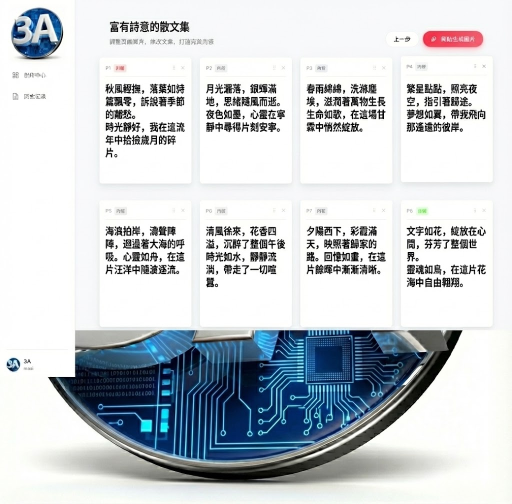
#> input picture frontend/dist/showcase1.png, 1024 x 1008 px (shown at 1/2 size)
$ python -i image_compressor.py   (imports and definitions only)
#> lines starting #> are read from the running program, lines starting #| are printed output that depends on the picture
"""圖片壓縮工具"""
import io
from PIL import Image
from typing import Optional


def compress_image(
    image_data: bytes,
    max_size_kb: int = 200,  # 預設200KB
    quality_start: int = 85,
    quality_min: int = 20,
    max_dimension: int = 2048
) -> bytes:
    """
    壓縮圖片到指定大小以內

    Args:
        image_data: 原始圖片資料
        max_size_kb: 最大檔案大小（KB）
        quality_start: 起始壓縮品質（1-100）
        quality_min: 最低壓縮品質（1-100）
        max_dimension: 最大邊長（像素）

    Returns:
        壓縮後的圖片資料
    """
    max_size_bytes = max_size_kb * 1024

    # 如果原圖已經小於目標大小，直接返回
    if len(image_data) <= max_size_bytes:
        return image_data

    try:
        # 開啟圖片
        img = Image.open(io.BytesIO(image_data))

        # 轉換為 RGB（處理 RGBA 等格式）
        if img.mode in ('RGBA', 'LA', 'P'):
            background = Image.new('RGB', img.size, (255, 255, 255))
            if img.mode == 'P':
                img = img.convert('RGBA')
            background.paste(img, mask=img.split()[-1] if img.mode in ('RGBA', 'LA') else None)
            img = background
        elif img.mode != 'RGB':
            img = img.convert('RGB')

        # 如果圖片尺寸過大，先縮小
        width, height = img.size
        if width > max_dimension or height > max_dimension:
            ratio = min(max_dimension / width, max_dimension / height)
            new_width = int(width * ratio)
            new_height = int(height * ratio)
            img = img.resize((new_width, new_height), Image.Resampling.LANCZOS)

        # 逐步降低品質直到滿足大小要求
        quality = quality_start
        compressed_data = None

        while quality >= quality_min:
            output = io.BytesIO()
            img.save(output, format='JPEG', quality=quality, optimize=True)
            compressed_data = output.getvalue()

            if len(compressed_data) <= max_size_bytes:
                break

            quality -= 5

        # 如果還是太大，進一步縮小尺寸
        if len(compressed_data) > max_size_bytes:
            width, height = img.size
            while len(compressed_data) > max_size_bytes and max(width, height) > 512:
                width = int(width * 0.9)
                height = int(height * 0.9)
                img_resized = img.resize((width, height), Image.Resampling.LANCZOS)

                output = io.BytesIO()
                img_resized.save(output, format='JPEG', quality=quality_min, optimize=True)
                compressed_data = output.getvalue()

        original_size_kb = len(image_data) / 1024
        compressed_size_kb = len(compressed_data) / 1024
        compression_ratio = (1 - compressed_size_kb / original_size_kb) * 100

        print(f"[Compress] {original_size_kb:.1f}KB -> {compressed_size_kb:.1f}KB ({compression_ratio:.1f}%)")

        return compressed_data

    except Exception as e:
        print(f"[Compress] Failed, return original: {e}")
        return image_data


def compress_images(images: list[bytes], max_size_kb: int = 200) -> list[bytes]:
    """
    批次壓縮圖片

    Args:
        images: 圖片資料列表
        max_size_kb: 最大檔案大小（KB）

    Returns:
        壓縮後的圖片資料列表
    """
    return [compress_image(img, max_size_kb) for img in images]

>>> import cv2
>>> picture = cv2.imread('../../frontend/dist/showcase1.png', cv2.IMREAD_GRAYSCALE)
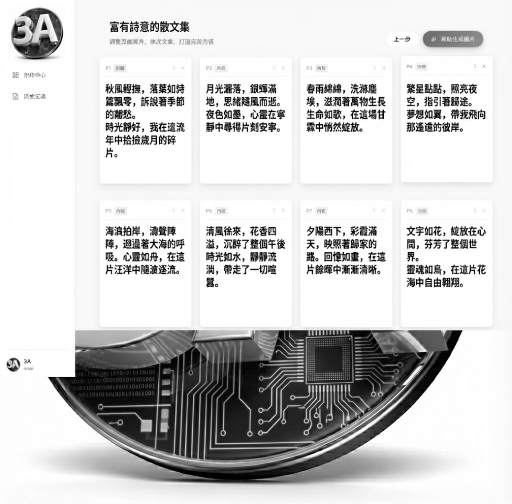
#> picture: shape (1008, 1024) (shown at 1/2 size); min 0, max 255, mean 205.4
>>> result = compress_images(picture)
#> result = 1008 items
